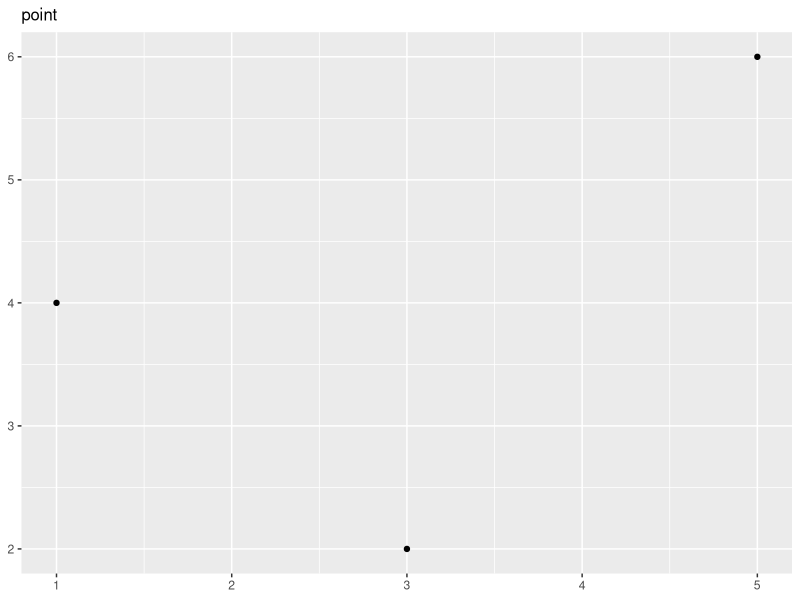
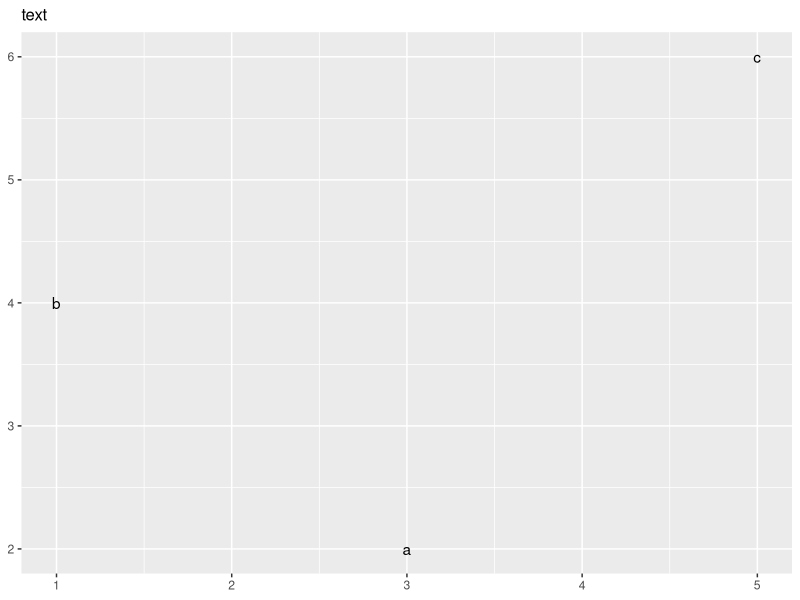
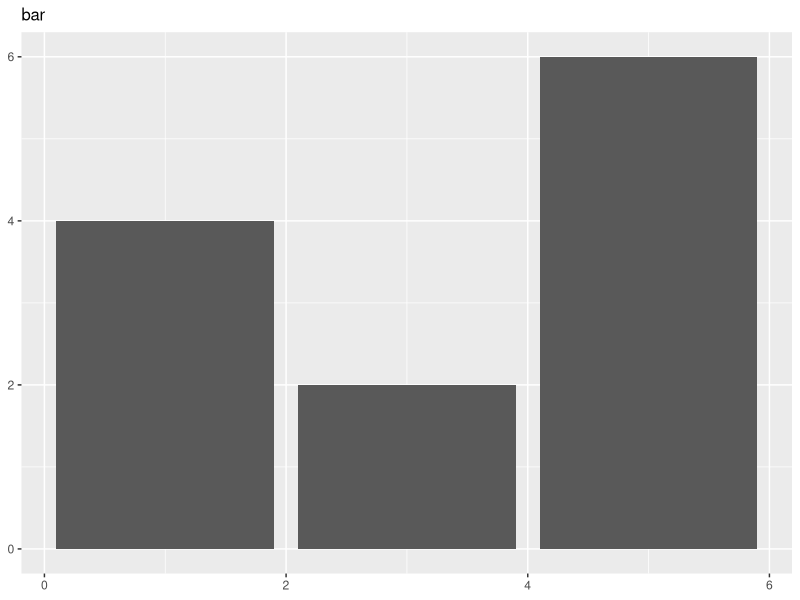
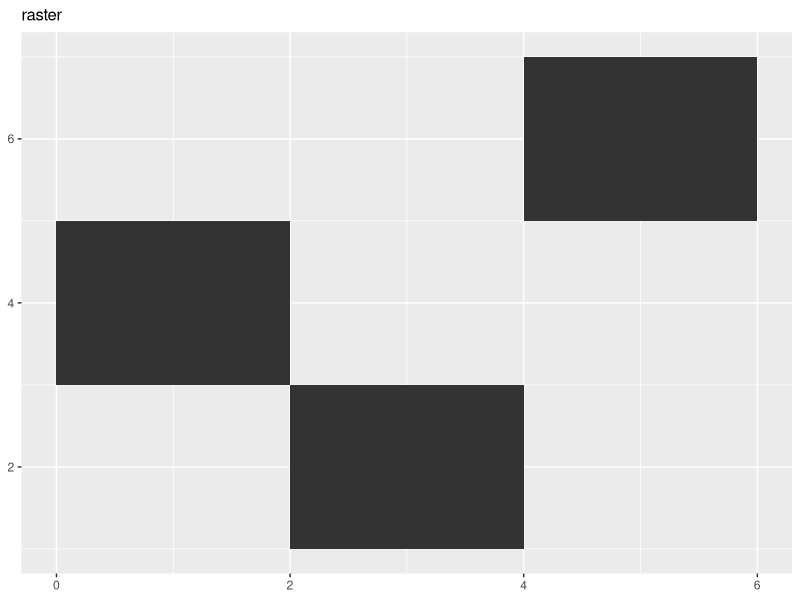
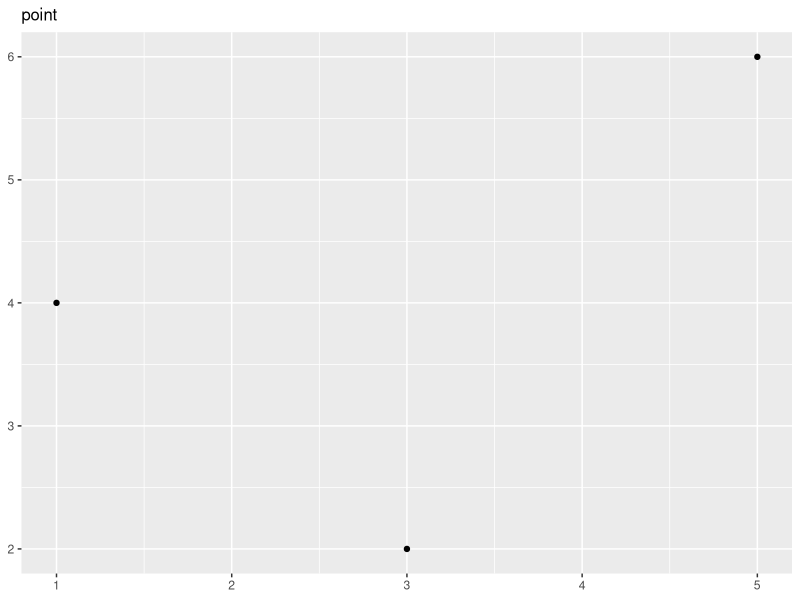
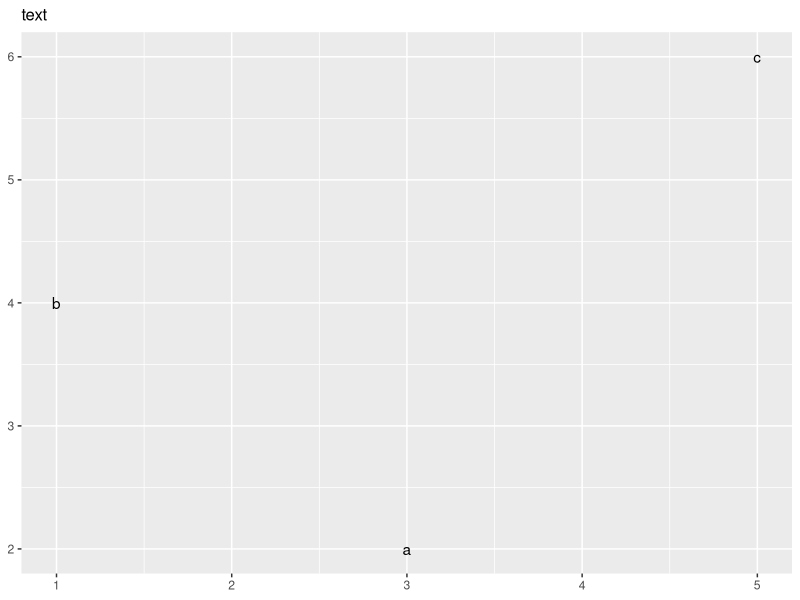
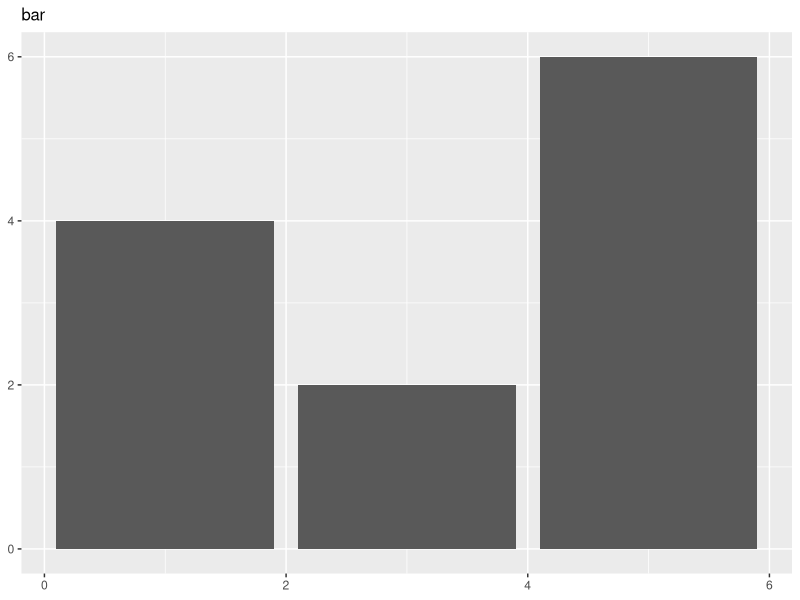
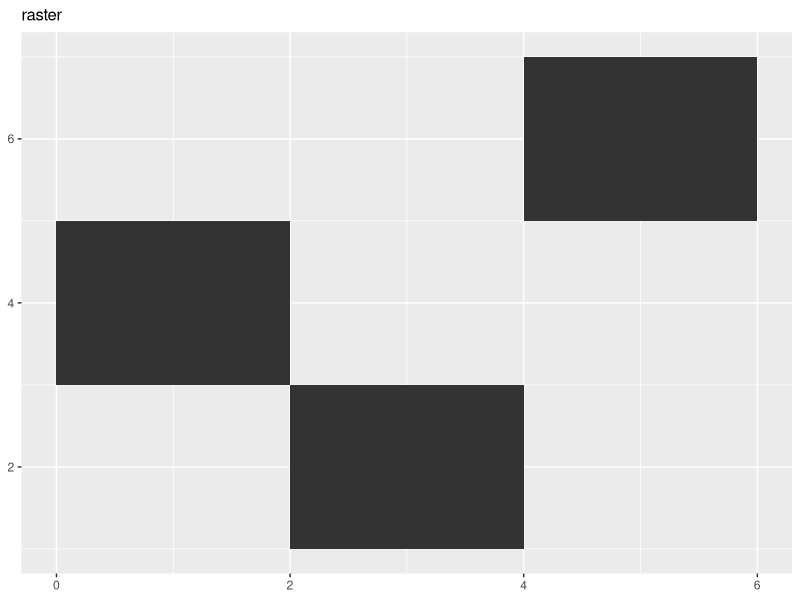

Write the R code that produced these figures, in order.
## ---- chunk 1
# # Important parameters to send to common.R
# doclinewidth <- (21 - 1.5 - 1.5) * 0.3937 # == line width in inches
# source("common2.R")
# columns(1, 3 / 4)

library(knitr)
## ---- chunk 2

# ** Some code *******

#  From Hadley's ggplot2 book
is_latex <- function() {
        identical(knitr::opts_knit$get("rmarkdown.pandoc.to"), "latex")
}

pdfoutput <- is_latex()

# personal code, 

# figures parameters
#   aspect ratio
a.13 <- 1 / 3
a.12 <- 0.5
a.34 <- 0.75
a.11 <- 1
a.43 <- 1.33
a.21 <- 2

#   width
# == doc line width in inches * security coeff 0.96

doclinewidth <- (21 - 1.5 - 1.5) * 0.3937 * 0.98 
w.11 <-  doclinewidth
w.34 <- 3 / 4 * doclinewidth
w.23 <- 2 / 3 * doclinewidth
w.12  <-  1 / 2 * doclinewidth
w.13 <- 1 / 3 * doclinewidth
w.14 <- 1 / 4 * doclinewidth * 0.99

# #   output width (only pdf)
# one3outwidth <- if (pdfoutput) {"0.32\\textwidth"} else {NULL}
# halfoutwidth <- if (pdfoutput) {"0.48\\textwidth"} else {NULL}
# two3outwidth <- if (pdfoutput) {"0.64\\textwidth"} else {NULL}
# fulloutwidth <- if (pdfoutput) {"\\textwidth"} else {NULL}

# configs pr?d?finies knitr::opts_template$set()

.codeR <- paste0( "knitr::opts_template$set(",
                  ".f14  =  list(fig.width = ", w.14, ", fig.asp = ", a.12, "), ",
                  ".f13  =  list(fig.width = ", w.13, ", fig.asp = ", a.34, "), ",
                  ".f12  =  list(fig.width = ", w.12, ", fig.asp = ", a.34, "), ",
                  ".fnorm  =  list(fig.width = ", w.23, ", fig.asp = ", a.34, "), ",
                  ".full  =  list(fig.width = ", w.11, ", fig.asp = ", a.34, ")",
                  ")"
)


eval(parse(text = .codeR))  
              
              
# verif
# knitr::opts_template$get()
# knitr::opts_template$get(".f14")

# Set aliases
knitr::set_alias(w = "fig.width", a = "fig.asp")

# default options
knitr::opts_chunk$set(echo = TRUE, fig.width = w.23, fig.asp = a.34 , fig.align = "center", fig.show = "hold")
## ---- chunk 3
library(ggplot2)
## ---- chunk 4
summary(cars)

x <- 1:3 # dummy

knitr::kable(summary(cars)) # changed
## ---- chunk 5
df <- data.frame(
  x = c(3, 1, 5), 
  y = c(2, 4, 6), 
  label = c("a","b","c")
)
p <- ggplot(df, aes(x, y, label = label)) + 
  labs(x = NULL, y = NULL) + # Hide axis label
  theme(plot.title = element_text(size = 12)) # Shrink plot title
p + geom_point() + ggtitle("point")
p + geom_text() + ggtitle("text")
p + geom_bar(stat = "identity") + ggtitle("bar")
p + geom_tile() + ggtitle("raster")
## ---- chunk 6
p <- ggplot(df, aes(x, y, label = label)) + 
  labs(x = NULL, y = NULL) + # Hide axis label
  theme(plot.title = element_text(size = 12)) # Shrink plot title
p + geom_point() + ggtitle("point")
p + geom_text() + ggtitle("text")
p + geom_bar(stat = "identity") + ggtitle("bar")
p + geom_tile() + ggtitle("raster")
## ---- chunk 7
p + geom_line() + ggtitle("line")
p + geom_area() + ggtitle("area")
p + geom_path() + ggtitle("path")
p + geom_polygon() + ggtitle("polygon")
## ---- chunk 8
x1 = 1:6
y1 = sqrt(x1)
y2 = 1 - (x1 - 3) ^ 2 / 9

curmar <- par("mar")
par(mar = c(4, 4, 0.1, 0.1) + 0.1)
curmgp = par("mgp")
par(mgp = c(1,.5,0))

plot(pressure, cex=0.5, cex.lab = .5, cex.axis = 0.5) 
plot(x1,y1, cex=0.5, cex.lab = .5, cex.axis = 0.5)
plot(x1,y2, cex=0.5, cex.lab = .5, cex.axis = 0.5)

par(mar = curmar)
par(mgp = curmgp)

## ---- chunk 9
knitr::opts_chunk$get("label")

knitr::opts_knit$get("width") # number of characters in R
knitr::opts_chunk$get("max_width") # NULL
knitr::opts_chunk$get("out.width") # 65%
knitr::opts_chunk$get("out.extra") # "style='max-width: 3.9in'"
knitr::opts_chunk$get("fig.width") 


